Frame 1 (no input): blank canvas, image omitted
Frame 60 (the mouse pressed at the canvas centre just before this capture): blank canvas, image omitted
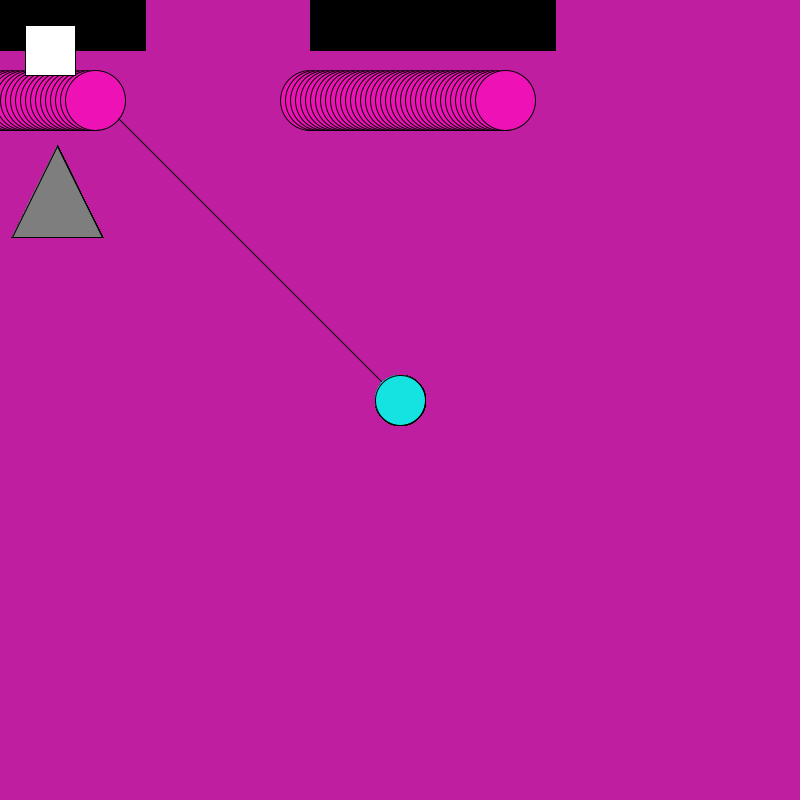
Frame 120 (the mouse held since frame 60 and released just before this capture)

The Processing sketch whose frames 1 and 60 were blank and that drew this single picture after the mouse press (run headless with seeded random() and noise(); from frame 60 on, the mouse is pressed at the canvas centre):

// Processing sketch: sketch_170829a
// ── sketch_170829a.pde
int posX = 10;
int posY;


void setup(){
  size(800,800);
  frameRate(30);
  background(255);
}

void draw(){
fill(237,17,182); 
ellipse(posX,100,60,60); 
line(pmouseX,pmouseY,mouseX,mouseY); 
fill(21,227,225); 
ellipse(mouseX,mouseY,50,50); 
fill(0);
rect(posX,posY,50,50);
 
  
  
if(mousePressed && (mouseButton == RIGHT)) {
fill(0); 
rect(posX,posY,50,50);
 }
 
 
if (mousePressed == true) {
fill(255); 

} else {

fill(0); 
}
rect(25, 25, 50, 50);{
}

if (mouseButton == LEFT) {
fill(0); 
println("mouse LEFT)");
} else if (mouseButton == RIGHT) {
	println("mouse RIGHT)");
fill(255); 
} else {
fill(126); 
}
triangle(12,237,102,237,57,146);{
}
 
if(mouseX < 100 && mouseY < 100){
 background (random(255), random(255), random(255));}

if(posX>500){
    posX=0; 
  } else {
    posX+=5; 
  }
  println(posX); 
  
}





  
  
